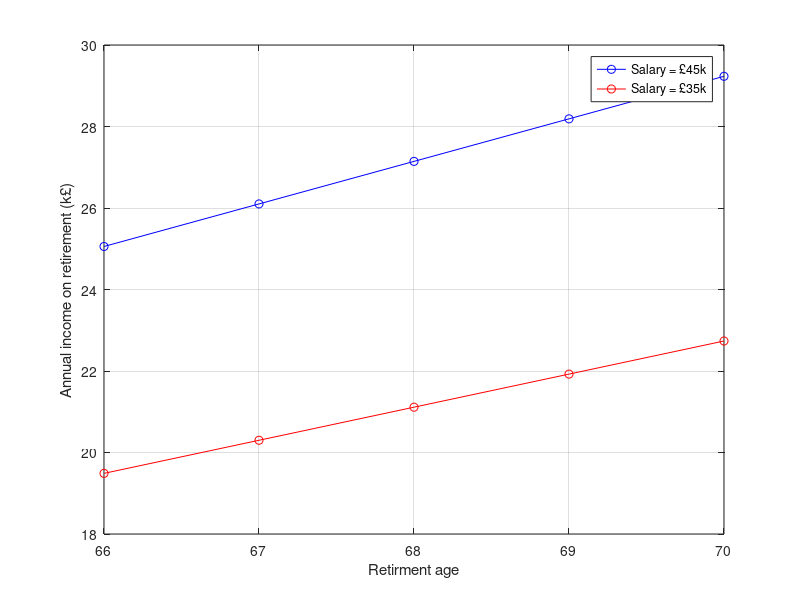

MATLAB code for this plot:
ages=[66:70]; 
inflation_percent=0;
current_age=42;
clear leg_str

salary=45; 
clear t2; 
iage=0; 
for age=ages
    iage=iage+1;
    t=0; 
    for i=1:age-current_age;
        t=t+salary*2.32/100;
        t=t*(1+inflation_percent/100);
    end;
    t2(iage)=t;
end

figure('color','w');
plot(ages,t2,'bo-');
leg_str{1} = ['Salary = £' num2str(salary) 'k'];
xlabel('Retirment age');
ylabel('Annual income on retirement (k£)');
%title(['Based on a salary of £' num2str(salary) 'k']);

grid on
hold on


salary=35; 
clear t2; 
iage=0; 
for age=ages
    iage=iage+1;
    t=0; 
    for i=1:age-current_age;
        t=t+salary*2.32/100;
        t=t*(1+inflation_percent/100);
    end;
    t2(iage)=t;
end

plot(ages,t2,'ro-');
leg_str{2} = ['Salary = £' num2str(salary) 'k'];

legend(leg_str);




